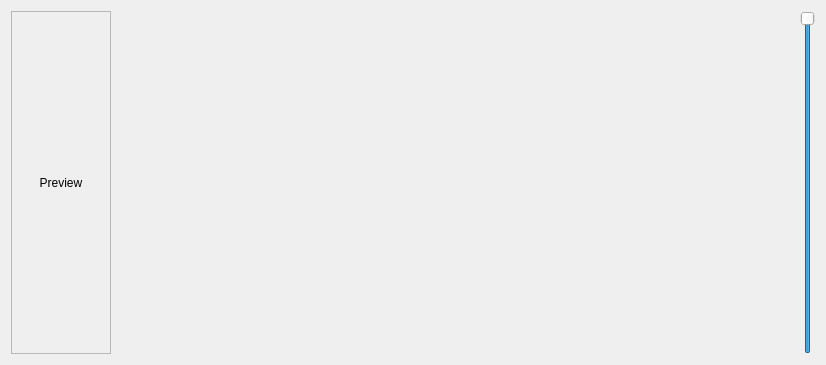
<?xml version="1.0" encoding="UTF-8"?>
<ui version="4.0">
 <class>Widget</class>
 <widget class="QWidget" name="Widget">
  <property name="geometry">
   <rect>
    <x>0</x>
    <y>0</y>
    <width>826</width>
    <height>365</height>
   </rect>
  </property>
  <property name="windowTitle">
   <string>ColorChooser</string>
  </property>
  <layout class="QGridLayout" name="gridLayout">
   <item row="0" column="0">
    <widget class="QLabel" name="label">
     <property name="maximumSize">
      <size>
       <width>100</width>
       <height>16777215</height>
      </size>
     </property>
     <property name="frameShape">
      <enum>QFrame::StyledPanel</enum>
     </property>
     <property name="text">
      <string>Preview</string>
     </property>
     <property name="alignment">
      <set>Qt::AlignCenter</set>
     </property>
    </widget>
   </item>
   <item row="0" column="3">
    <widget class="QSlider" name="verticalSlider">
     <property name="maximum">
      <number>255</number>
     </property>
     <property name="value">
      <number>255</number>
     </property>
     <property name="orientation">
      <enum>Qt::Vertical</enum>
     </property>
    </widget>
   </item>
   <item row="0" column="2">
    <widget class="ColorWheel" name="colorWheel" native="true"/>
   </item>
   <item row="0" column="1">
    <widget class="ColorPicker" name="colorPicker" native="true"/>
   </item>
  </layout>
 </widget>
 <layoutdefault spacing="6" margin="11"/>
 <customwidgets>
  <customwidget>
   <class>ColorWheel</class>
   <extends>QWidget</extends>
   <header>ColorWheel.hpp</header>
   <container>1</container>
  </customwidget>
  <customwidget>
   <class>ColorPicker</class>
   <extends>QWidget</extends>
   <header>ColorPicker.hpp</header>
   <container>1</container>
  </customwidget>
 </customwidgets>
 <resources/>
 <connections/>
</ui>
